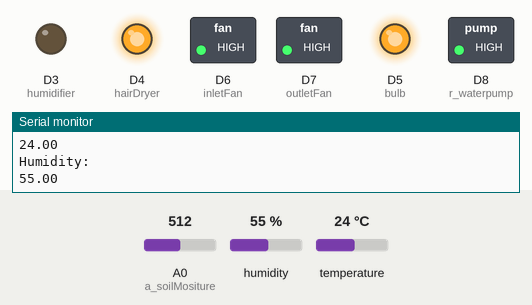
Recording of a sketch running on a simulated ESP8266 (NodeMCU). On the bench: switched loads named in the sketch (green lamp = pin HIGH), output pins drawn as LEDs (lit = HIGH), the last lines printed to the serial monitor. The test bench sets the inputs (shaded band); at power-on: temperature 24 °C, A0 (a_soilMositure) = 512, humidity 55 %. WiFi joins after 1.5 s; servers stay silent unless stated; pins used as bus, display or sensor lines are not drawn.

Above: at 2.8 s.
2.9 s: temperature set to 41 °C
At 6.3 s:
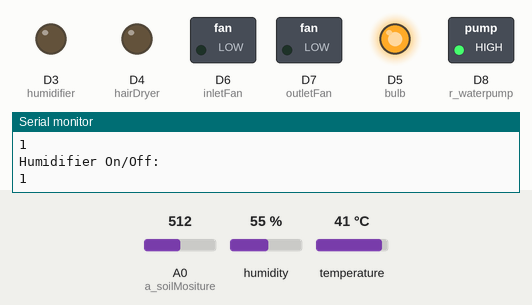
16.0 s: A0 (a_soilMositure) set to 740
23.9 s: A0 (a_soilMositure) set to 767
At 29.4 s:
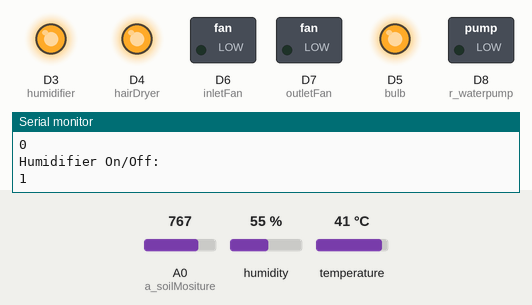
32.9 s: temperature set to 35 °C
40.8 s: temperature set to 32 °C
At 45.5 s:
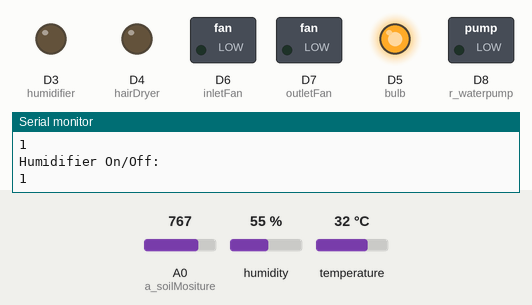
53.1 s: temperature set to 30 °C
61.0 s: temperature set to 27 °C
At 64.8 s:
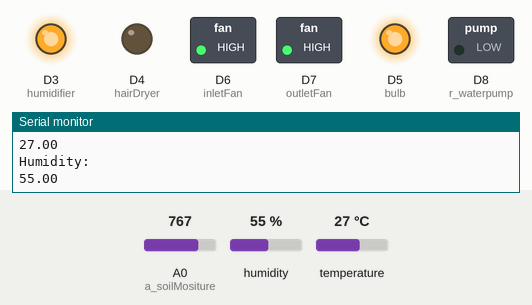
Timing chart, 0 to 75.5 s (numbered marks = the images above; inputs shaded):
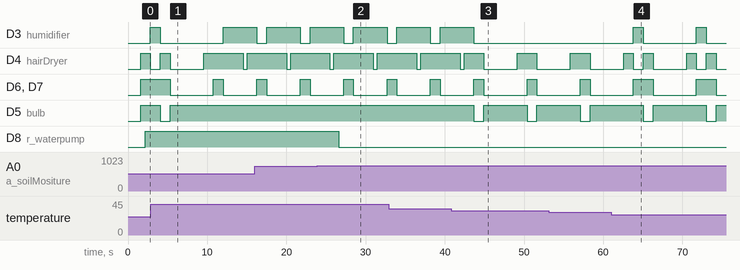

Measured:
- the behaviour switches between 749 and 750 on A0 (a_soilMositure) (found by bisection; images 1 and 2)
- the behaviour switches between 34 and 33 °C on temperature (found by bisection; images 2 and 3)
- the behaviour switches between 29 and 28 °C on temperature (found by bisection; images 3 and 4)
- after the input at 2.9 s, D5 (bulb): goes on until 5.3 s, then stays HIGH
- after the input at 23.9 s, D8 (r_waterpump): HIGH → LOW after 2.7 s
- after the input at 40.8 s, D3 (humidifier): goes on until 43.7 s, then stays LOW; D5 (bulb): alternates HIGH for 5.5 s and LOW for 1.2 s, starting after 2.9 s
- after the input at 61.0 s, D3 (humidifier): alternates HIGH for 1.2 s and LOW for 6.7 s, starting after 2.8 s
- by itself, D6 (inletFan), D7 (outletFan): alternates HIGH for 2.5 s and LOW for 5.5 s

The sketch:

code_v8.ino
```cpp
#include <ESP8266WiFi.h>
#include <DHT.h>    //humidity and temperature sensor
#include <Servo.h>
#include <ThingSpeak.h>

//defining pins & values for soil sensor
#define d_soilMositure D1  //powering the sensor
#define a_soilMositure A0 //analogue reading
#define soilWet 500   // Define max value we consider soil 'wet'
#define soilDry 750   // Define min value we consider soil 'dry'


//humidifier pins and values
#define humidifier D3 //relay

//defining pins for outputs
#define r_waterpump D8 // for water pump
#define bulb D5 //relay for light bulb

//fans & hair dryer
#define outletFan D7
#define inletFan D6
#define hairDryer D4

//humidity and temp
#define DHTPIN D2
#define DHTTYPE DHT11
DHT dht(DHTPIN, DHTTYPE);

WiFiClient client;

long myChannelNumber = 2137729;
const char myWriteAPIKey[] = "D7TM5296HKQQ8GZO";
long myChannelNumber2 = 2148454;
const char myWriteAPIKey2[] = "HR8GXDJQOTW300N5";
long myChannelNumber3 = 2148478;
const char myWriteAPIKey3[] = "32Q4P9UPTAFRGQH9";


int temp = 33;
int hum = 26;
float humedad;
float temperatura;
int moisture;
bool action_r1;
bool outlet;
bool inlet;
bool dryer;
bool light;
bool humidity;

bool soilMoisture();
int readSensor();
void waterPump();
void fans();

void setup() {
  Serial.begin(9600);
  // put your setup code here, to run once:
  pinMode(d_soilMositure, OUTPUT);
  pinMode(a_soilMositure, INPUT);
  pinMode(r_waterpump, OUTPUT);
  pinMode(humidifier, OUTPUT);
  pinMode(bulb, OUTPUT);
  pinMode(outletFan, OUTPUT);
  pinMode(inletFan, OUTPUT);
  pinMode(hairDryer, OUTPUT);

  WiFi.begin("HUAWEI P20 lite", "12345678");
  while (WiFi.status() != WL_CONNECTED)
  {
    delay(200);
    Serial.print("..");
  }
  Serial.println();
  Serial.println("NodeMCU is connected!");
  Serial.println(WiFi.localIP());
  dht.begin();
  ThingSpeak.begin(client);

  // Initially keep the soil moisture sensor OFF
  digitalWrite(d_soilMositure, LOW);

  digitalWrite(bulb, HIGH); //initially light off

  digitalWrite(humidifier, LOW); //all time on

  //fans
  digitalWrite(outletFan, HIGH);    //off
  digitalWrite(inletFan, HIGH);    //off
  digitalWrite(hairDryer, HIGH);    //off

}

void loop() {
  // put your main code here, to run repeatedly:
  waterPump();
  fans();

}


//  This function returns the analog soil moisture measurement

int readSensor() {
  const unsigned long interval = 10;
  static unsigned long previousMillis = 0;

  digitalWrite(d_soilMositure, HIGH);  // Turn the sensor ON
  unsigned long currentMillis = millis();
  if (currentMillis - previousMillis >= interval) {
    previousMillis = currentMillis;
    int val = analogRead(a_soilMositure);  // Read the analog value from sensor
    digitalWrite(d_soilMositure, LOW);   // Turn the sensor OFF
    return val;             // Return analog moisture value
  }
  else {
    return -1; // return -1 if not enough time has passed
  }
}


bool soilMoisture() {
  unsigned long previousMillis = 0;  // variable to store the previous millis()
  const long interval = 1000;  // interval at which to take readings (in milliseconds)
  unsigned long currentMillis = millis();  // get the current millis()

  if (currentMillis - previousMillis >= interval) {  // check if it's time to take a reading
    previousMillis = currentMillis;  // save the current millis() for next comparison

    // get the reading from the function below and print it
    moisture = readSensor();
    ThingSpeak.writeField(myChannelNumber, 3, moisture, myWriteAPIKey);
    Serial.println("Moisture: ");
    Serial.println(moisture);
    // Determine status of our soil
    if (moisture < soilWet) {
      Serial.println("Status: Soil is too wet");
      return false;
    } else if (moisture >= soilWet && moisture < soilDry) {
      Serial.println("Status: Soil moisture is perfect");
      return false;
    } else {
      Serial.println("Status: Soil is too dry - time to water!");
      return true;
    }
  }
}

void waterPump() {
  action_r1 = soilMoisture();
  ThingSpeak.writeField(myChannelNumber, 7, action_r1, myWriteAPIKey);
  Serial.println("Water Pump ON/OFF: ");
  Serial.println(action_r1);
  if (action_r1 == false) {
    //off
    digitalWrite(r_waterpump, HIGH); //inverted logic for  relays
  }
  else {
    //on
    digitalWrite(r_waterpump, LOW);
  }
}


void fans() {
  // DHT sensor code start
  static unsigned long lastDHTreadTime = 0; // initialize last DHT read time to 0
  if (millis() - lastDHTreadTime > 500) { // if it's time to read DHT sensor
    lastDHTreadTime = millis(); // update last DHT read time
    humedad = dht.readHumidity();
    temperatura = dht.readTemperature();
    Serial.println("Temperature: ");
    Serial.println(temperatura);
    Serial.println("Humidity: ");
    Serial.println(humedad);
    if (isnan(humedad) || isnan(temperatura)) {
      Serial.println("Failed to read from DHT sensor!");
      return;
    }
    ThingSpeak.writeField(myChannelNumber2, 1, temperatura, myWriteAPIKey2);
    ThingSpeak.writeField(myChannelNumber3, 1, humedad, myWriteAPIKey3);
  }


  if (humedad < 15) {
    digitalWrite(humidifier, LOW);
    digitalWrite(outletFan, HIGH); //off
    digitalWrite(inletFan, HIGH);
    digitalWrite(bulb, HIGH);
    digitalWrite(hairDryer, HIGH); //Off
    outlet = false;
    inlet = false;
    dryer = false;
    light = false;
    humidity = true;
    ThingSpeak.writeField(myChannelNumber, 4, outlet, myWriteAPIKey);
    ThingSpeak.writeField(myChannelNumber, 5, inlet, myWriteAPIKey);
    ThingSpeak.writeField(myChannelNumber, 6, dryer, myWriteAPIKey);
    ThingSpeak.writeField(myChannelNumber, 8, light, myWriteAPIKey);
    Serial.println("Outlet Fan On/Off: ");
    Serial.println(outlet);
    Serial.println("Inlet Fan On/off: ");
    Serial.println(inlet);
    Serial.println("Dryer On/Off: ");
    Serial.println(dryer);
    Serial.println("Bulb On/Off: ");
    Serial.println(light);
    Serial.println("Humidifier On/Off: ");
    Serial.println(humidity);
  }

  if (temperatura < 29) {
    digitalWrite(humidifier, HIGH);
    digitalWrite(outletFan, HIGH); //off
    digitalWrite(inletFan, HIGH);
    digitalWrite(bulb, HIGH);
    digitalWrite(hairDryer, LOW); //On
    outlet = false;
    inlet = false;
    dryer = true;
    light = false;
    humidity = false;
    ThingSpeak.writeField(myChannelNumber, 4, outlet, myWriteAPIKey);
    ThingSpeak.writeField(myChannelNumber, 5, inlet, myWriteAPIKey);
    ThingSpeak.writeField(myChannelNumber, 6, dryer, myWriteAPIKey);
    ThingSpeak.writeField(myChannelNumber, 8, light, myWriteAPIKey);
    Serial.println("Outlet Fan On/Off: ");
    Serial.println(outlet);
    Serial.println("Inlet Fan On/off: ");
    Serial.println(inlet);
    Serial.println("Dryer On/Off: ");
    Serial.println(dryer);
    Serial.println("Bulb On/Off: ");
    Serial.println(light);
    Serial.println("Humidifier On/Off: ");
    Serial.println(humidity);
  }


  if ((temperatura > 33) & (humedad > 20)) {
    digitalWrite(humidifier, LOW);
    digitalWrite(outletFan, HIGH); //off
    digitalWrite(inletFan, HIGH);
    digitalWrite(bulb, HIGH);
    digitalWrite(hairDryer, HIGH); //Off
    outlet = false;
    inlet = false;
    dryer = false;
    light = false;
    humidity = true;
    ThingSpeak.writeField(myChannelNumber, 4, outlet, myWriteAPIKey);
    ThingSpeak.writeField(myChannelNumber, 5, inlet, myWriteAPIKey);
    ThingSpeak.writeField(myChannelNumber, 6, dryer, myWriteAPIKey);
    ThingSpeak.writeField(myChannelNumber, 8, light, myWriteAPIKey);
    Serial.println("Outlet Fan On/Off: ");
    Serial.println(outlet);
    Serial.println("Inlet Fan On/off: ");
    Serial.println(inlet);
    Serial.println("Dryer On/Off: ");
    Serial.println(dryer);
    Serial.println("Bulb On/Off: ");
    Serial.println(light);
    Serial.println("Humidifier On/Off: ");
    Serial.println(humidity);
  }

  if ((temperatura > 33) & (humedad >= 33)) {
    digitalWrite(humidifier, HIGH);
    digitalWrite(outletFan, LOW); //off
    digitalWrite(inletFan, LOW);
    digitalWrite(bulb, HIGH);
    digitalWrite(hairDryer, HIGH); //Off
    outlet = true;
    inlet = true;
    dryer = false;
    light = false;
    humidity = false;
    ThingSpeak.writeField(myChannelNumber, 4, outlet, myWriteAPIKey);
    ThingSpeak.writeField(myChannelNumber, 5, inlet, myWriteAPIKey);
    ThingSpeak.writeField(myChannelNumber, 6, dryer, myWriteAPIKey);
    ThingSpeak.writeField(myChannelNumber, 8, light, myWriteAPIKey);
    Serial.println("Outlet Fan On/Off: ");
    Serial.println(outlet);
    Serial.println("Inlet Fan On/off: ");
    Serial.println(inlet);
    Serial.println("Dryer On/Off: ");
    Serial.println(dryer);
    Serial.println("Bulb On/Off: ");
    Serial.println(light);
    Serial.println("Humidifier On/Off: ");
    Serial.println(humidity);
  }


  if ((temperatura > 33) & (humedad > 35)) {
    digitalWrite(humidifier, HIGH);
    digitalWrite(outletFan, LOW); //on
    digitalWrite(inletFan, LOW);
    digitalWrite(bulb, HIGH);
    outlet = true;
    inlet = true;
    dryer = true;
    light = false;
    humidity = false;
    ThingSpeak.writeField(myChannelNumber, 4, outlet, myWriteAPIKey);
    ThingSpeak.writeField(myChannelNumber, 5, inlet, myWriteAPIKey);
    ThingSpeak.writeField(myChannelNumber, 6, dryer, myWriteAPIKey);
    ThingSpeak.writeField(myChannelNumber, 8, light, myWriteAPIKey);
    Serial.println("Outlet Fan On/Off: ");
    Serial.println(outlet);
    Serial.println("Inlet Fan On/off: ");
    Serial.println(inlet);
    Serial.println("Dryer On/Off for half second: ");
    Serial.println(dryer);
    Serial.println("Bulb On/Off: ");
    Serial.println(light);
    Serial.println("Humidifier On/Off: ");
    Serial.println(humidity);
    digitalWrite(hairDryer, LOW); //On
    delay(500);
    digitalWrite(hairDryer, HIGH); //Off
  }

  if ((temperatura <= 33) & (humedad > 20)) {
    digitalWrite(humidifier, LOW);
    digitalWrite(outletFan, HIGH); //off
    digitalWrite(inletFan, HIGH);
    digitalWrite(bulb, LOW);
    digitalWrite(hairDryer, HIGH); //Off
    outlet = false;
    inlet = false;
    dryer = false;
    light = true;
    humidity = true;
    ThingSpeak.writeField(myChannelNumber, 4, outlet, myWriteAPIKey);
    ThingSpeak.writeField(myChannelNumber, 5, inlet, myWriteAPIKey);
    ThingSpeak.writeField(myChannelNumber, 6, dryer, myWriteAPIKey);
    ThingSpeak.writeField(myChannelNumber, 8, light, myWriteAPIKey);
    Serial.println("Outlet Fan On/Off: ");
    Serial.println(outlet);
    Serial.println("Inlet Fan On/off: ");
    Serial.println(inlet);
    Serial.println("Dryer On/Off: ");
    Serial.println(dryer);
    Serial.println("Bulb On/Off: ");
    Serial.println(light);
    Serial.println("Humidifier On/Off: ");
    Serial.println(humidity);
  }


  if ((temperatura <= 33) & (humedad >= 40)) {

    digitalWrite(humidifier, LOW);
    digitalWrite(outletFan, LOW); //on
    digitalWrite(inletFan, LOW);
    digitalWrite(bulb, HIGH);
    digitalWrite(hairDryer, LOW);
    outlet = true;
    inlet = true;
    dryer = true;
    light = false;
    humidity = true;
    ThingSpeak.writeField(myChannelNumber, 4, outlet, myWriteAPIKey);
    ThingSpeak.writeField(myChannelNumber, 5, inlet, myWriteAPIKey);
    ThingSpeak.writeField(myChannelNumber, 6, dryer, myWriteAPIKey);
    ThingSpeak.writeField(myChannelNumber, 8, light, myWriteAPIKey);
    Serial.println("Outlet Fan On/Off: ");
    Serial.println(outlet);
    Serial.println("Inlet Fan On/off: ");
    Serial.println(inlet);
    Serial.println("Dryer On/Off: ");
    Serial.println(dryer);
    Serial.println("Bulb On/Off: ");
    Serial.println(light);
    Serial.println("Humidifier On/Off: ");
    Serial.println(humidity);
    delay(3000);
    digitalWrite(hairDryer, HIGH);

  }

}
```
